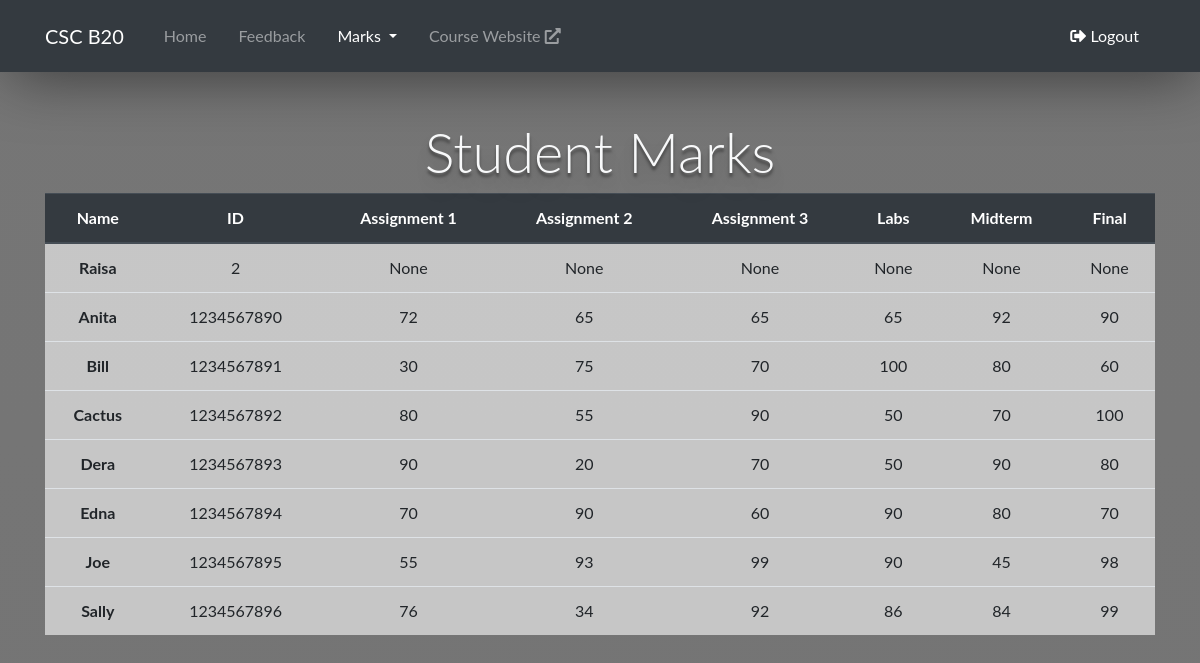
The app's page /studentmarks, older data.
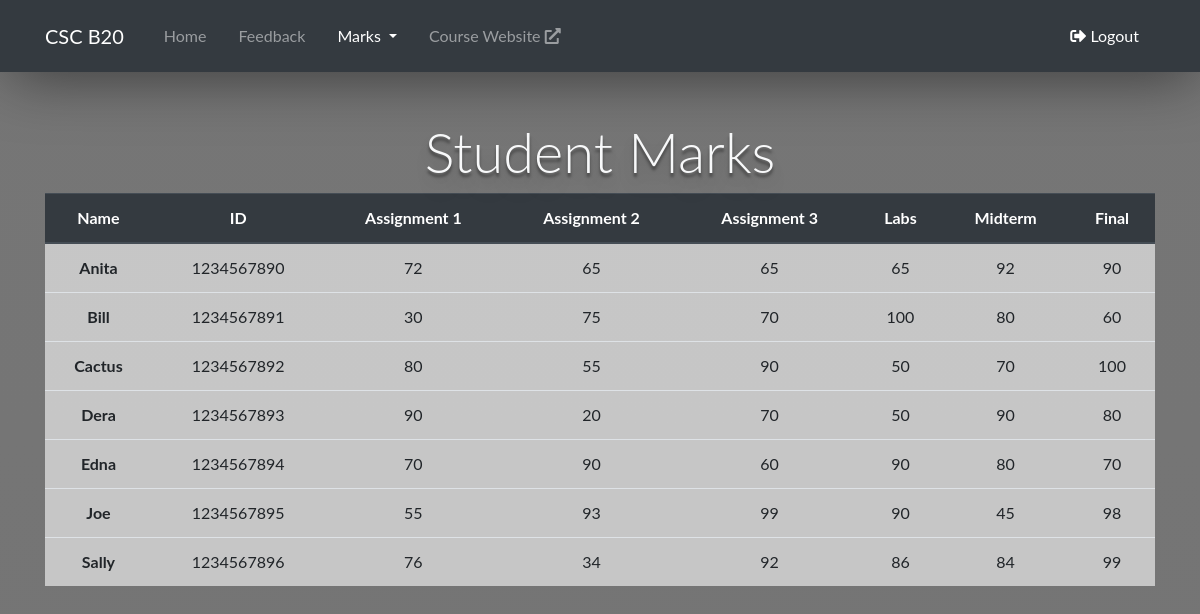
The same page, newer data.
### tables this page shows
CREATE TABLE "Marks" (
	"ID"	INTEGER,
	"Assignment1"	INTEGER,
	"Assignment2"	INTEGER,
	"Assignment3"	INTEGER,
	"Midterm"	INTEGER,
	"Labs"	INTEGER,
	"FinalExam"	INTEGER,
	"fName"	TEXT,
	PRIMARY KEY("ID")
);

### app.py (the view)
@app.route('/studentmarks')
def instrMarks():
    db=get_db()
    db.row_factory = make_dicts
    students = []
    for student in query_db('select * from marks',args=(),one=False):
        students.append(student)
    db.close()
    return render_template('instructMarks.html',student=students)

### app.py (called while the page is built)
def get_db():
    db = getattr(g, '_database', None)
    if db is None:
        db = g._database = sqlite3.connect(DATABASE)
    return db

def make_dicts(cursor, row):
    return dict((cursor.description[idx][0], value)
                for idx, value in enumerate(row))

def query_db(query, args=(), one=False):
    cur = get_db().execute(query, args)
    rv = cur.fetchall()
    cur.close()
    return (rv[0] if rv else None) if one else rv

@app.teardown_appcontext
def close_connection(exception):
    db = getattr(g, '_database', None)
    if db is not None:
        db.close()

### templates/instructMarks.html (shortened to what this page needs)
<!DOCTYPE html>
<html>
<head>
	<link rel="stylesheet" href="https://stackpath.bootstrapcdn.com/bootstrap/4.5.2/css/bootstrap.min.css">
	<link rel="stylesheet" href="https://use.fontawesome.com/releases/v5.11.2/css/all.css">
	<link rel="stylesheet" type="text/css" href="{{url_for('static', filename='styles/marks.css')}}">
</head>
<body>
	<nav class="navbar navbar-expand-lg navbar-dark bg-dark fixed-top" id="nav-shadow">
		<div class="container">
		<a class="navbar-brand">CSC B20</a>
		<div class="collapse navbar-collapse" id="navbarText">
		  <ul class="navbar-nav mr-auto">
			<li class="nav-item ml-3">
			  <a class="nav-link" href="/welcome">Home</a>
			</li>
			<li class="nav-item ml-3">
			  <a class="nav-link" href="/feedback">Feedback</a>
			</li>
			<li class="nav-item active dropdown ml-3">
			  <a class="nav-link dropdown-toggle" href="#" id="navbarDropdown" role="button" data-toggle="dropdown" aria-haspopup="true" aria-expanded="false">
				Marks
			  </a>
			</li>
			<li class="nav-item ml-3">
			  <a class="nav-link" href="/index.html" target="_blank">Course Website <i class="fas fa-external-link-alt"></i></a>
			</li>
		  </ul>
		  <span class="navbar-text">
			<a class="nav-link" href="/logout"><i class="fas fa-sign-out-alt"></i> Logout</a>
		  </span>
		</div>
	  </div>
	  </nav>
	  <div class="container">
		<h1 class="display-4 text-center text-light"> Student Marks </h1>
		<table class="table text-center">
			<thead class="thead-dark">
			  <tr>
				<th scope="col">Name</th>
				<th scope="col">ID</th>
				<th scope="col">Assignment 1</th>
				<th scope="col">Assignment 2</th>
				<th scope="col">Assignment 3</th>
				<th scope="col">Labs</th>
				<th scope="col">Midterm</th>
				<th scope="col">Final</th>
			  </tr>
			</thead>
			<tbody>
				{% for item in student %}
					<tr>
						<th scope="row">{{item['fName']}}</th>
						<td>{{item['ID']}}</td>
						<td>{{item['Assignment1']}}</td>
						<td>{{item['Assignment2']}}</td>
						<td>{{item['Assignment3']}}</td>
						<td>{{item['Labs']}}</td>
						<td>{{item['Midterm']}}</td>
						<td>{{item['FinalExam']}}</td>
				  	</tr>
				{% endfor %}
			</tbody>
		  </table>
	</div>
</body>
</html>

### static/styles/marks.css (style rules this page uses)
body { background: linear-gradient(rgba(26, 26, 26, 0.6),rgba(24, 24, 24, 0.6)),url("https://images.unsplash.com/photo-1516979187457-637abb4f9353?ixlib=rb-1.2.1&ixid=eyJhcHBfaWQiOjEyMDd9&auto=format&fit=crop&w=1350&q=80"); height: 100vh; background-size: cover; background-position: center; font-family: 'Lato', sans-serif; margin-top: 70px; }
#nav-shadow { -webkit-box-shadow: 3px 9px 61px -8px rgba(0, 0, 0, 0.589); -moz-box-shadow: 3px 9px 61px -8px rgba(0, 0, 0, 0.555); box-shadow: 3px 9px 61px -8px rgba(0, 0, 0, 0.562); }
a { text-decoration: none; color: rgb(20, 35, 243); transition: color 0.2s ease 0.1s; }
.table { background: rgba(238, 238, 238, 0.678); }
h1 { padding-top: 6vh; text-shadow: 0px 4px 3px rgba(0,0,0,0.4), 0px 8px 13px rgba(0,0,0,0.1), 0px 18px 23px rgba(0,0,0,0.1); }

Row changes from the older to the newer data that the page shows:
removed Marks: fName "Raisa", ID "2", Assignment1 "None", Assignment2 "None", Assignment3 "None", Labs "None", Midterm "None", FinalExam "None"
